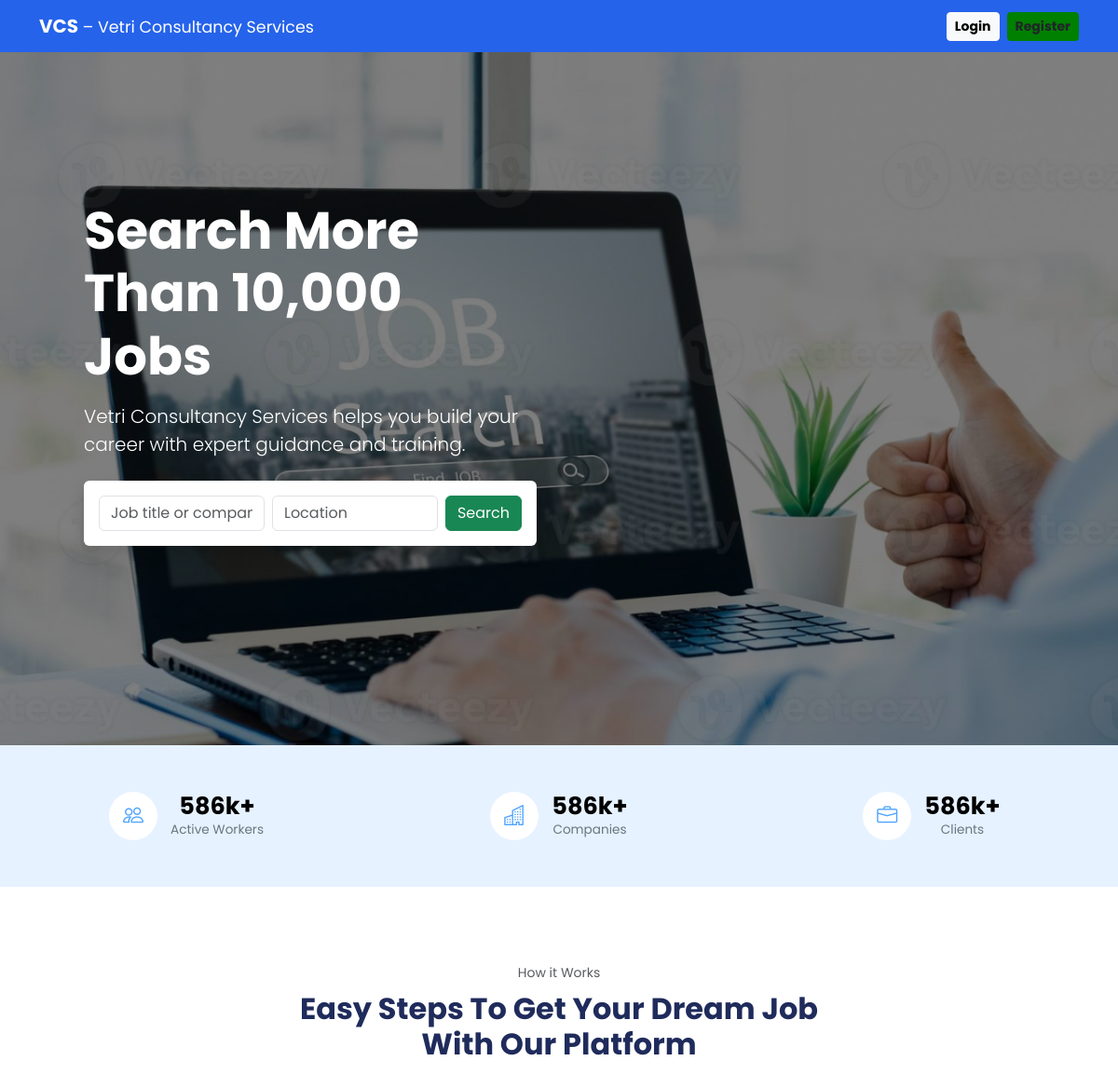
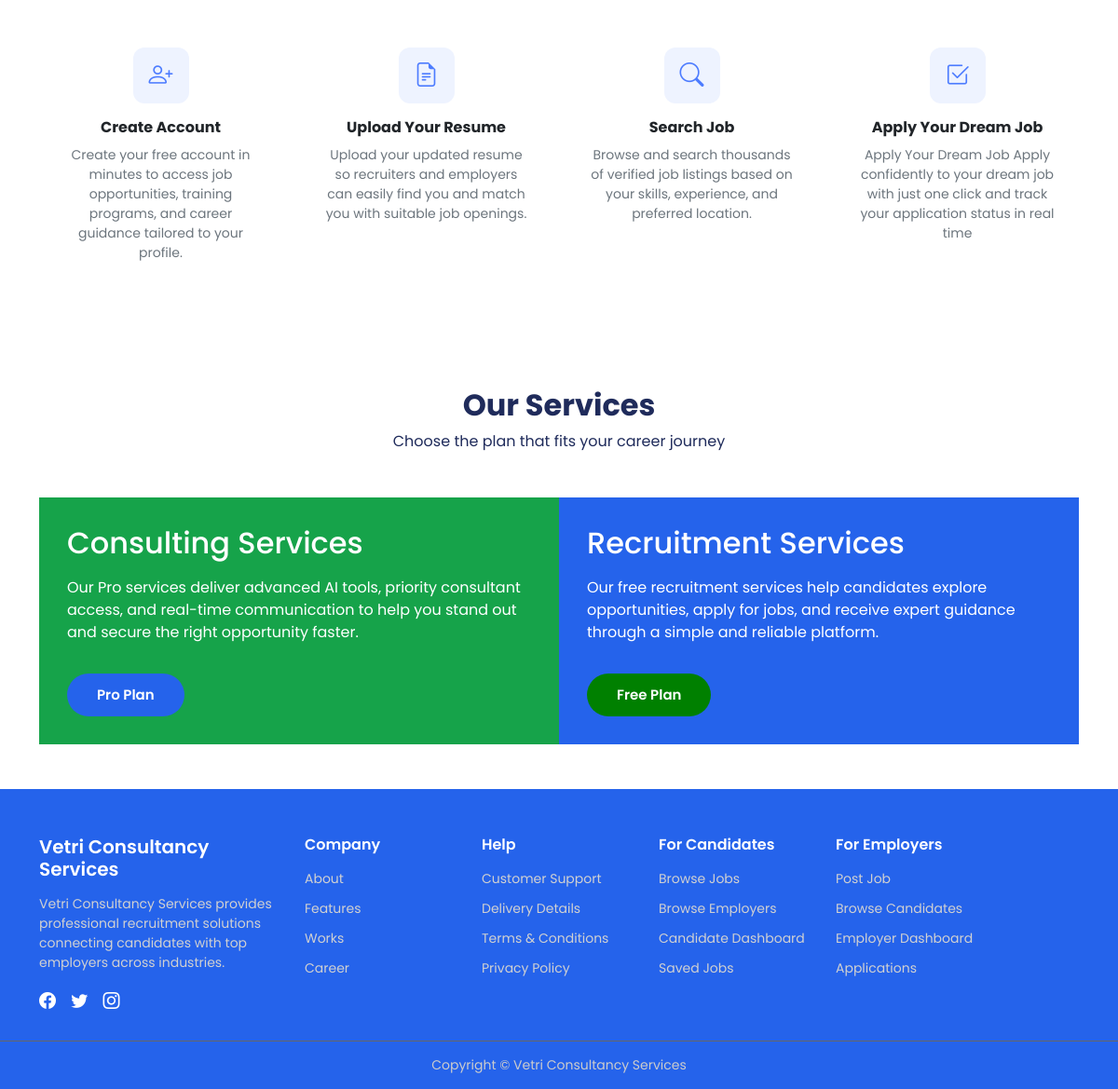
The page /accounts/dashboard/ on the database its author committed (2 pictures, top to bottom).
### accounts/models.py (models this page shows, shortened)
class HowItWorks(models.Model):
    title = models.CharField(max_length=100)
    description = models.TextField()
    icon = models.CharField(
        max_length=50,
        help_text="Bootstrap icon class (e.g. bi-person-plus)"
    )
    order = models.PositiveIntegerField(default=0)
    class Meta:
        ordering = ['order']

class ServicePlan(models.Model):
    PLAN_CHOICES = (
        ('free', 'Free'),
        ('pro', 'Pro'),
    )
    title = models.CharField(max_length=100)
    description = models.TextField()
    plan_type = models.CharField(max_length=10, choices=PLAN_CHOICES)

### accounts/views.py (the view)
# urls.py: path('dashboard/', views.dashboard, name='dashboard'),
def dashboard(request):
    settings = SiteSettings.objects.last()  # hero background image
    steps = HowItWorks.objects.all()
    plans = ServicePlan.objects.all()
    return render(request, 'accounts/dashboard.html', {
        'settings': settings,
        'steps': steps,
        'plans':plans
    })

### accounts/templates/accounts/dashboard.html (shortened to what this page needs)
{% extends 'base.html' %}
{% block content %}
<section class="vcs-hero">
  <div class="hero-bg"></div>
  <div class="hero-overlay"></div>
  <div class="hero-content container position-relative text-white d-flex align-items-center" style="height: 100vh;">
    <div class="row w-100">
      <div class="col-lg-6">
        <h1 class="fw-bold display-4">
          Search More Than 10,000 Jobs
        </h1>
        <p class="lead mt-3">
          Vetri Consultancy Services helps you build your career with expert guidance and training.
        </p>
<div class="search-box mt-4 p-3 rounded shadow bg-white">
  <form method="get" action="{% url 'jobs:job_list' %}"
        class="d-flex gap-2 align-items-center">
    <input type="text"
           name="keyword"
           class="form-control"
           placeholder="Job title or company">
    <input type="text"
           name="location"
           class="form-control"
           placeholder="Location">
    <button type="submit" class="btn btn-success">
      Search
    </button>
  </form>
</div>
      </div>
    </div>
  </div>
</section>
<section class="stats-section">
  <div class="container-fluid">
    <div class="row text-center g-4 justify-content-center">
      <div class="col-md-4">
        <div class="stat-box">
          <div class="stat-icon">
            <i class="bi bi-people"></i>
          </div>
          <div>
            <h3>586k+</h3>
            <p>Active Workers</p>
          </div>
        </div>
      </div>
      <div class="col-md-4">
        <div class="stat-box">
          <div class="stat-icon">
            <i class="bi bi-buildings"></i>
          </div>
          <div>
            <h3>586k+</h3>
            <p>Companies</p>
          </div>
        </div>
      </div>
      <div class="col-md-4">
        <div class="stat-box">
          <div class="stat-icon">
            <i class="bi bi-briefcase"></i>
          </div>
          <div>
            <h3>586k+</h3>
            <p>Clients</p>
          </div>
        </div>
      </div>
    </div>
  </div>
</section>
<section class="how-it-works">
  <div class="container">
    <div class="text-center mb-5">
      <small class="text-muted">How it Works</small>
      <h2 class="fw-bold mt-2">
        Easy Steps To Get Your Dream Job <br>
        With Our Platform
      </h2>
    </div>
    <div class="row g-4">
      {% for step in steps %}
      <div class="col-md-3 col-sm-6">
        <div class="how-card text-center">
          <div class="how-icon">
            <i class="bi {{ step.icon }}"></i>
          </div>
          <h6 class="fw-bold mt-3">{{ step.title }}</h6>
          <p>{{ step.description }}</p>
        </div>
      </div>
      {% endfor %}
    </div>
  </div>
</section>
<section class="services-split">
  <div class="container text-center mb-5">
    <h2 class="services-title fw-bold mt-2">Our Services</h2>
    <p class="services-subtitle">
      Choose the plan that fits your career journey
    </p>
  </div>
  <div class="container">
    <div class="row g-0">
      {% for plan in plans %}
      <div class="col-md-6 {{ plan.plan_type }}-plan">
        <div class="service-box">
          <h2>{{ plan.title }}</h2>
          <p class="service-desc">{{ plan.description }}</p>
          {% if plan.plan_type == 'free' %}
    {% if request.user.is_authenticated %}
        <a href="/accounts/free/" class="service-btn free-plans mt-3">Free Plan</a>
    {% else %}
        <a href="javascript:void(0);" class="service-btn free-plans mt-3 disabled" title="Login to access">Free Plan</a>
    {% endif %}
{% elif plan.plan_type == 'pro' %}
    {% if request.user.is_authenticated %}
        <a href="/accounts/pro/" class="service-btn pro-plans mt-3">Pro Plan</a>
    {% else %}
        <a href="javascript:void(0);" class="service-btn pro-plans mt-3 disabled" title="Login to access">Pro Plan</a>
    {% endif %}
{% endif %}
        </div>
      </div>
      {% endfor %}
    </div>
  </div>
</section>
{% endblock %}

### templates/base.html (style rules this page uses)
body { font-family: 'Poppins', sans-serif; }

### rows shown on the page
HowItWorks: title "Create Account", description "Create your free account in minutes to access job opportunities, training programs, and career guidance tailored to your profile."
HowItWorks: title "Upload Your Resume", description "Upload your updated resume so recruiters and employers can easily find you and match you with suitable job openings."
HowItWorks: title "Search Job", description "Browse and search thousands of verified job listings based on your skills, experience, and preferred location."
HowItWorks: title "Apply Your Dream Job", description "Apply Your Dream Job Apply confidently to your dream job with just one click and track your application status in real time"
ServicePlan: title "Consulting Services", description "Our Pro services deliver advanced AI tools, priority consultant access, and real-time communication to help you stand out and secure the right opportunity faster.", plan_type "Pro Plan"
ServicePlan: title "Recruitment Services", description "Our free recruitment services help candidates explore opportunities, apply for jobs, and receive expert guidance through a simple and reliable platform.", plan_type "Free Plan"
